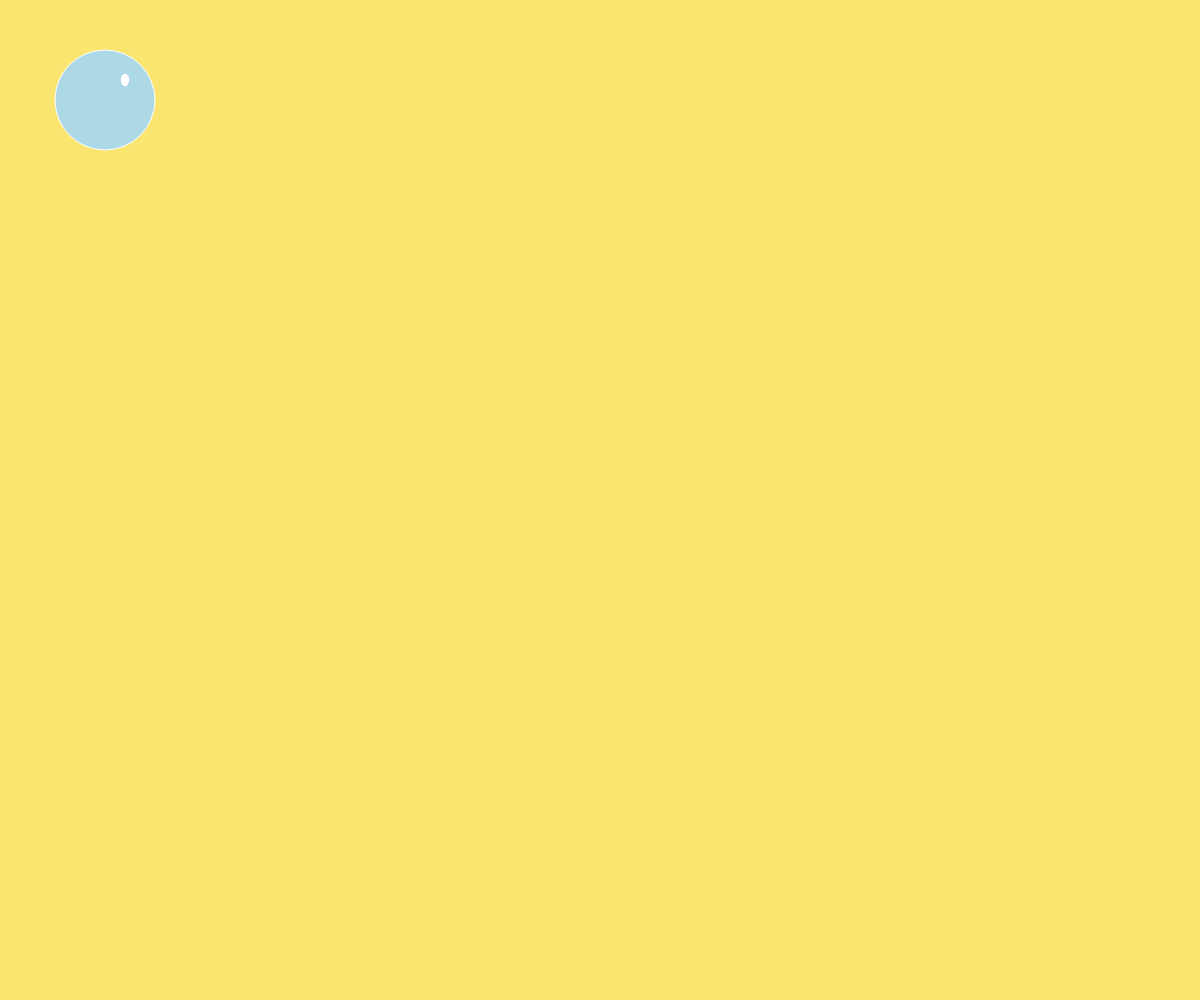
Frame 1 (no input)
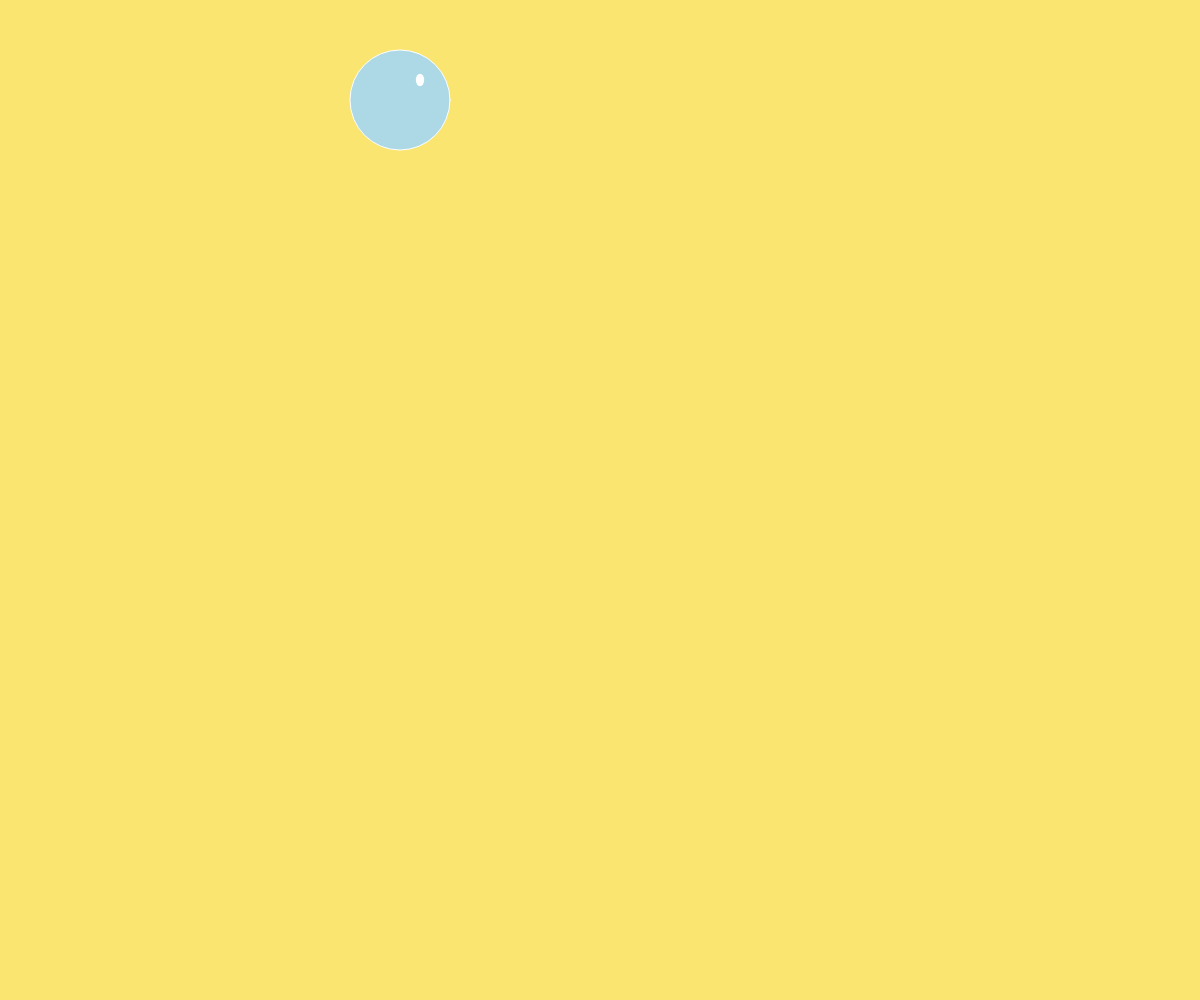
Frame 60 (no input)
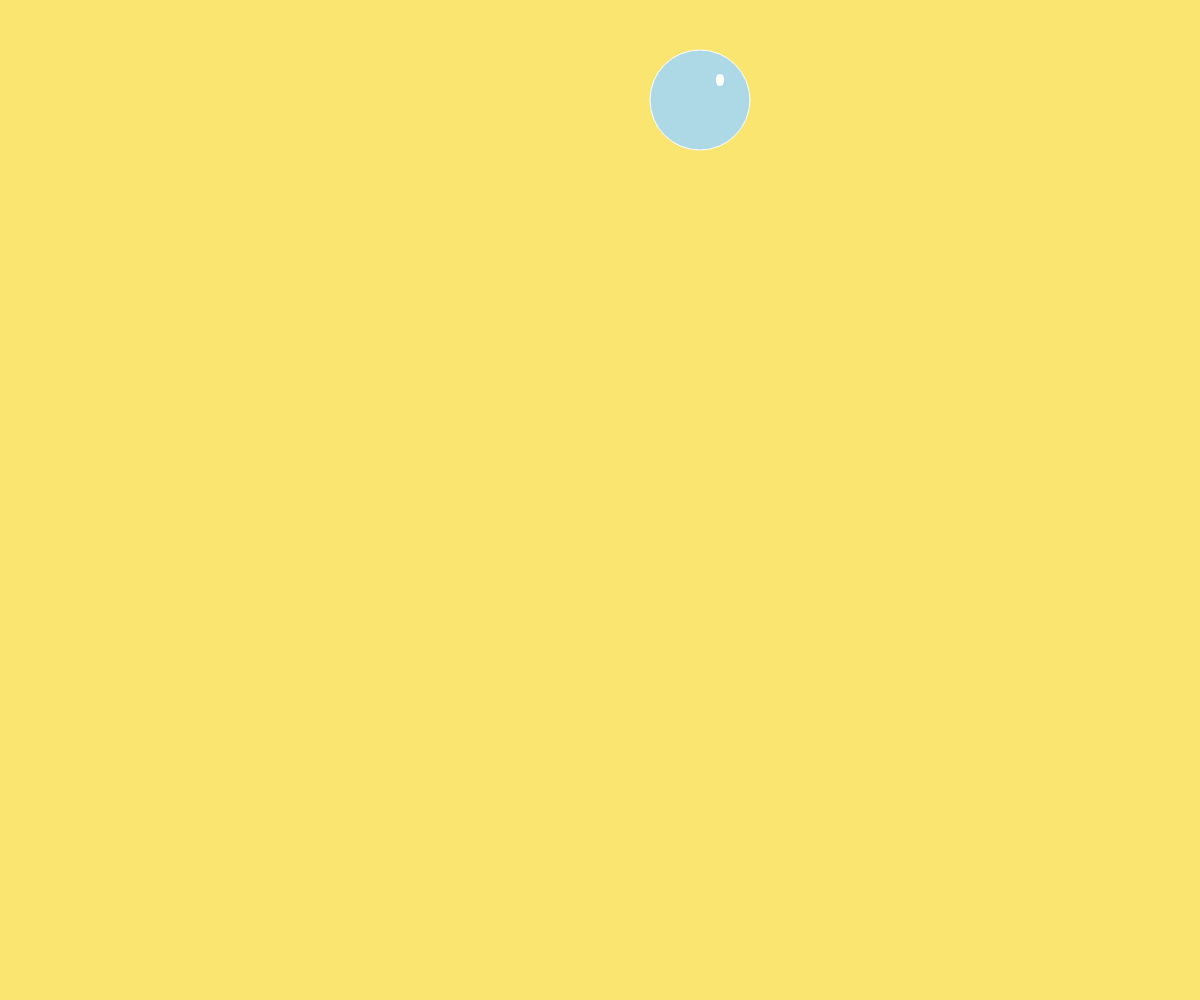
Frame 120 (the mouse pressed at the canvas centre since frame 60)

The p5.js sketch that drew these frames (run headless with seeded random() and noise() and a simulated clock; from frame 60 on, the mouse is pressed at the canvas centre):

// p5.js sketch
// ── sketch.js
function setup() {
  createCanvas(window.innerWidth, window.innerHeight);
  background('#FBE571');
  //background("red");
}
var x = 100,
      y = 100,
      dia = 100;

function draw() {
  
  fill('lightblue');
  stroke('white');
  /*
  fill('lightblue');
  stroke('white');
  ellipse(50, 50, 50, 50);  
  */
   background('#FBE571');
  
  x = x + 5;    
  ellipse(x, y, dia, dia);    
  
  
  
  fill('white');
  noStroke();
  ellipse(x + (dia*0.2), y-(dia*0.2), dia/12, dia/8);    
  
  
}
